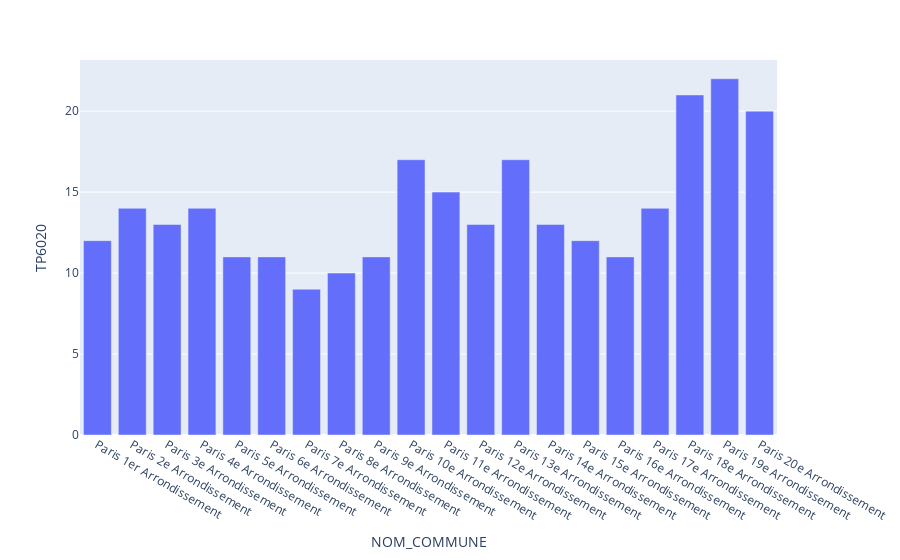

Write notebook code for a chart like this one.
### Code cell
fig = px.bar(paris_pop, x='NOM_COMMUNE', y='TP6020')
fig.show()

### Figure 1 — Plotly figure (JSON) as saved in the notebook; plotly's stock layout.template omitted (floating-point values rounded to 4 significant figures)
{"data": [{"alignmentgroup": "True", "hovertemplate": "NOM_COMMUNE=%{x}<br>TP6020=%{y}<extra></extra>", "legendgroup": "", "marker": {"color": "#636efa", "pattern": {"shape": ""}}, "name": "", "offsetgroup": "", "orientation": "v", "showlegend": false, "textposition": "auto", "type": "bar", "x": ["Paris 1er Arrondissement", "Paris 2e Arrondissement", "Paris 3e Arrondissement", "Paris 4e Arrondissement", "Paris 5e Arrondissement", "Paris 6e Arrondissement", "Paris 7e Arrondissement", "Paris 8e Arrondissement", "Paris 9e Arrondissement", "Paris 10e Arrondissement", "Paris 11e Arrondissement", "Paris 12e Arrondissement", "Paris 13e Arrondissement", "Paris 14e Arrondissement", "Paris 15e Arrondissement", "Paris 16e Arrondissement", "Paris 17e Arrondissement", "Paris 18e Arrondissement", "Paris 19e Arrondissement", "Paris 20e Arrondissement"], "xaxis": "x", "y": [12, 14, 13, 14, 11, 11, 9, 10, 11, 17, 15, 13, 17, 13, 12, 11, 14, 21, 22, 20], "yaxis": "y"}], "layout": {"barmode": "relative", "legend": {"tracegroupgap": 0}, "margin": {"t": 60}, "xaxis": {"anchor": "y", "domain": [0, 1], "title": {"text": "NOM_COMMUNE"}}, "yaxis": {"anchor": "x", "domain": [0, 1], "title": {"text": "TP6020"}}}}
